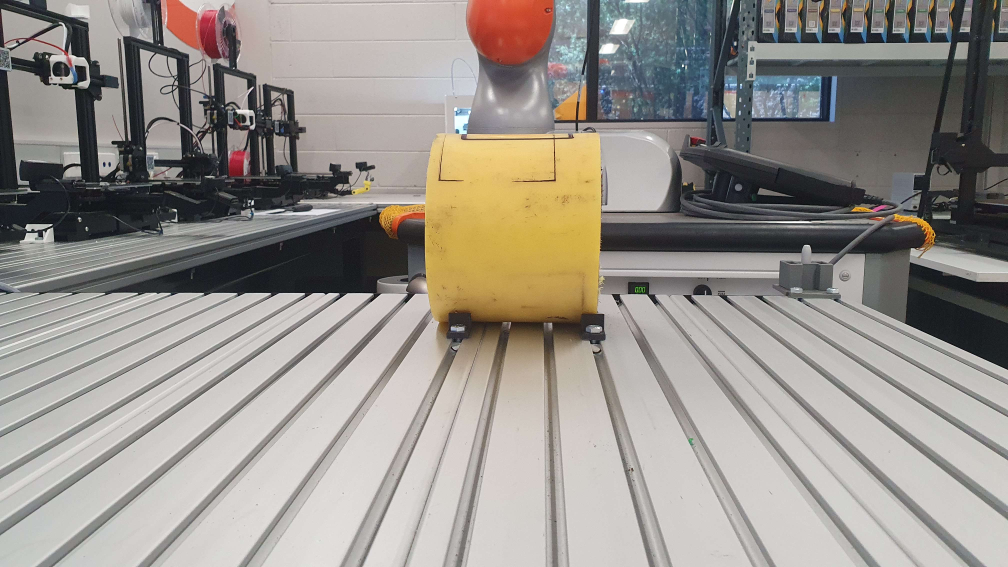
#> input picture Woodside_demo_code/test_images/side.jpg, 4032 x 2268 px (shown at 1/4 size)
$ python test_hue.py
#> lines starting #> are read from the running program, lines starting #| are printed output that depends on the picture; after the words box and inside, x2 and y2 are one past the last pixel; in counts of white or black regions, pixels touching at a corner belong together
import cv2
import numpy as np

def ResizeWithAspectRatio(image, width=None, height=None, inter=cv2.INTER_AREA):
    dim = None
    (h, w) = image.shape[:2]

    if width is None and height is None:
        return image
    if width is None:
        r = height / float(h)
        dim = (int(w * r), height)
    else:
        r = width / float(w)
        dim = (width, int(h * r))

    return cv2.resize(image, dim, interpolation=inter)

image = cv2.imread("test_images/side.jpg")
#> image is the input picture: shape (2268, 4032, 3); mean B, G, R 139.6, 146, 151.2

# Mask dark pixels?
hsv = cv2.cvtColor(image, cv2.COLOR_BGR2HSV)
#> hsv: shape (2268, 4032, 3); mean H, S, V 42.9, 30.9, 154
mask = cv2.inRange(hsv, (0, 30, 150), (255, 255, 255))
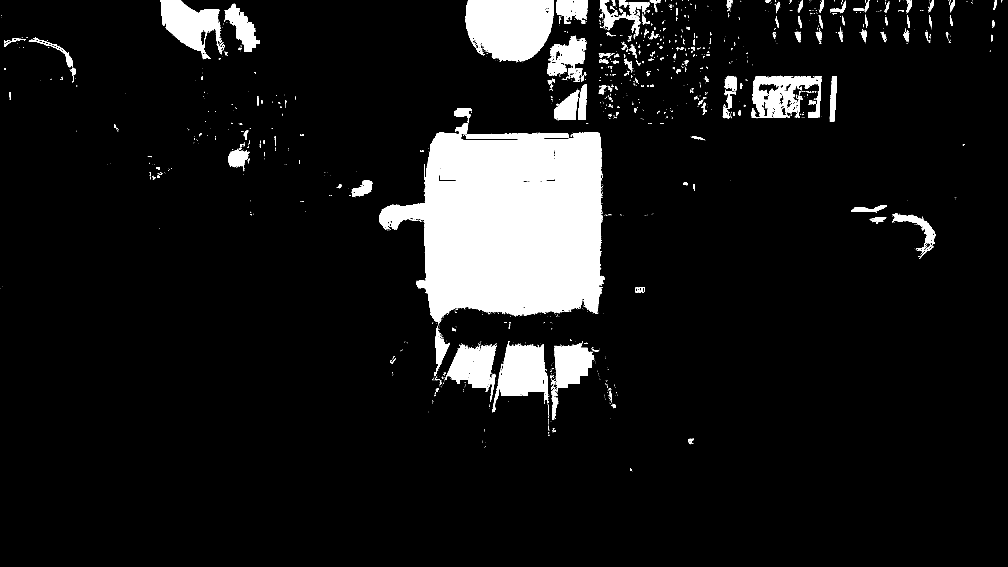
#> mask: shape (2268, 4032) (shown at 1/4 size); 9% white; 1965 white regions (1666 under 20 px), largest, box (x1, y1, x2, y2) and area: (1518, 529, 2419, 1299) 493604, (1863, 0, 2215, 246) 70673, (1970, 1375, 2194, 1649) 33573
mask = cv2.bitwise_not(mask)
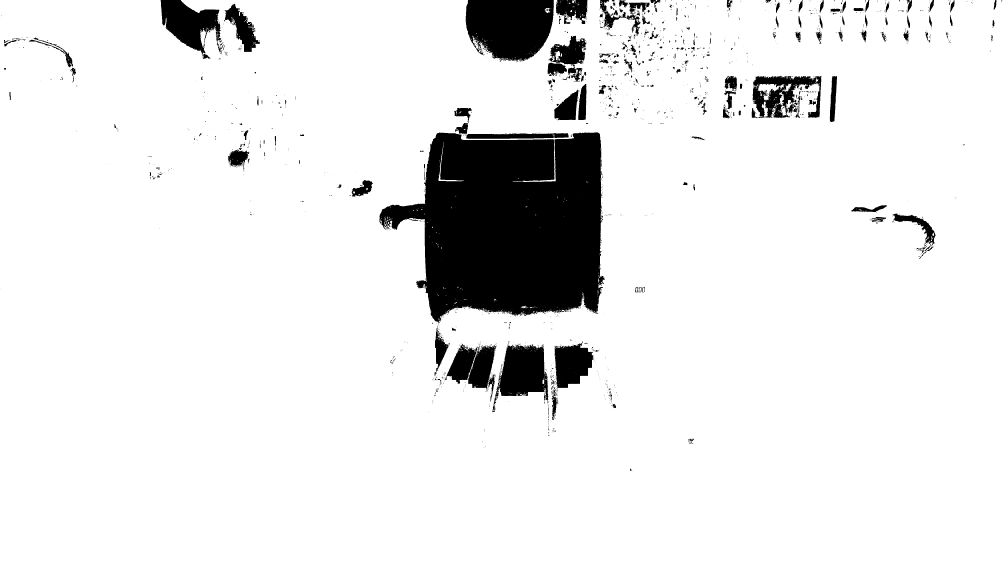
#> mask: shape (2268, 4032) (shown at 1/4 size); 91% white; 1965 black regions (1666 under 20 px), largest, box (x1, y1, x2, y2) and area: (1518, 529, 2419, 1299) 493604, (1863, 0, 2215, 246) 70673, (1970, 1375, 2194, 1649) 33573
image[np.where(mask)] = (0,0,0)
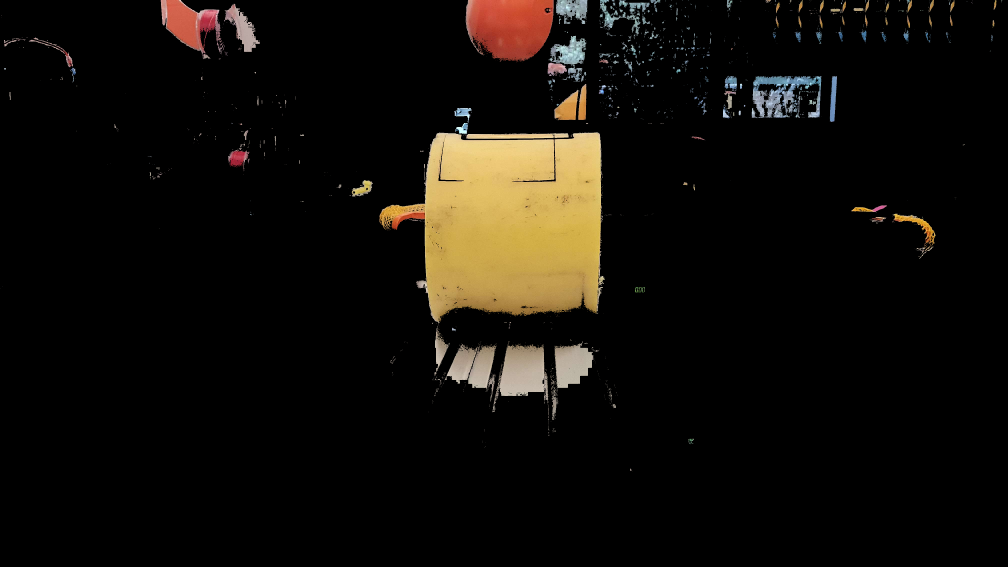
#> image: shape (2268, 4032, 3) (shown at 1/4 size); mean B, G, R 9.4, 14.4, 17.7


new_img = image.copy()
new_img[np.where(mask)] = (0,0,0)

cv2.imshow("mask", ResizeWithAspectRatio(new_img, width=768))
#> in ResizeWithAspectRatio, `return cv2.resize(image, dim, interpolation=inter)`:
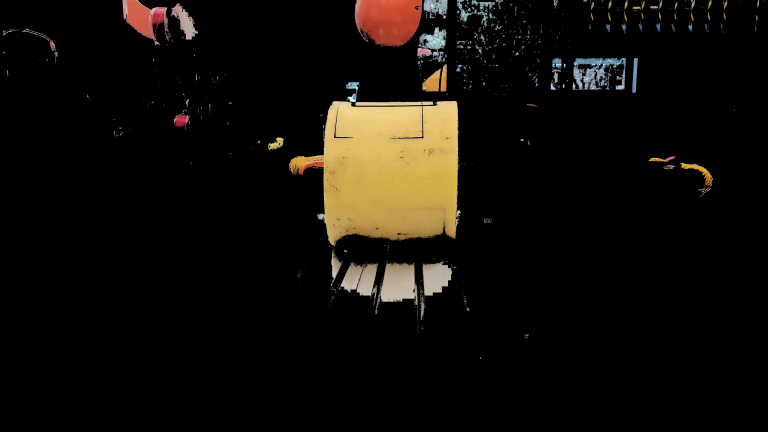
#> returned value: shape (432, 768, 3); mean of channels 0, 1, 2 9.4, 14.4, 17.7; drawn as B, G, R
cv2.waitKey(0)
